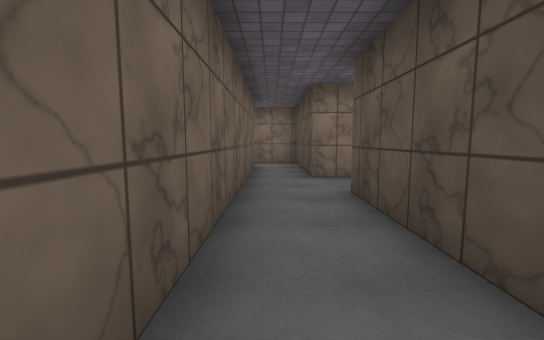
[1] (above)

16 first-person views from a walk through a Unity game level. The camera is 1.4 m above the floor, tilts 6° down and sees 90° across. The floor is counted in squares, 2 m on a side. Each view is taken from the middle of a square. On the plan, view 1 faces up. The plan holds only what a view shows up to about 9 squares ahead; the rest is blank. The place goes on beyond the plan. The player character is not drawn. Surface patterns are stand-ins for the level's own textures.

[2]
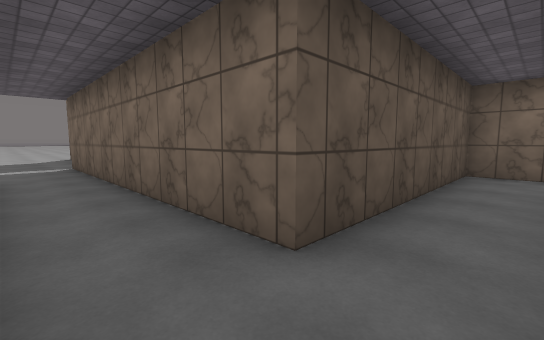

[3]
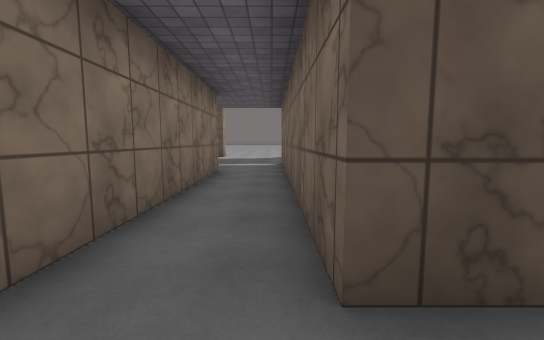

[4]
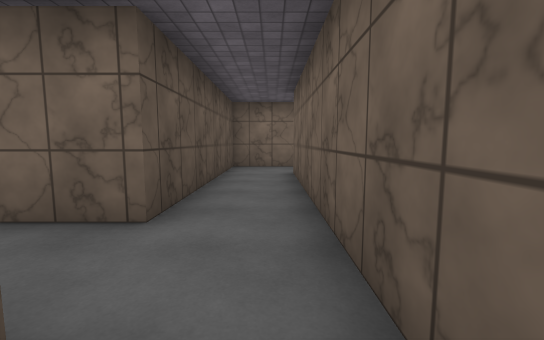

[5]
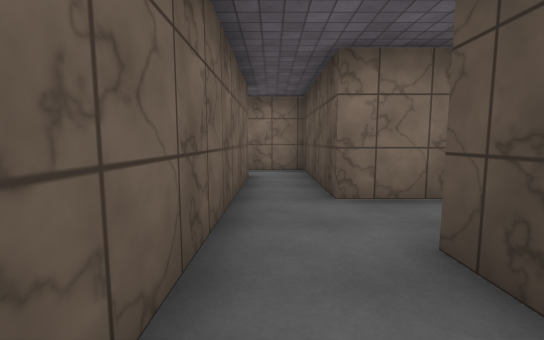

[6]
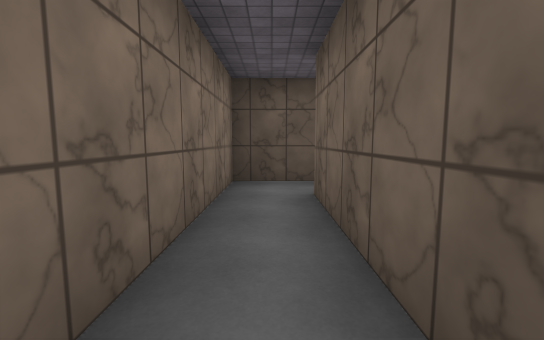

[7]
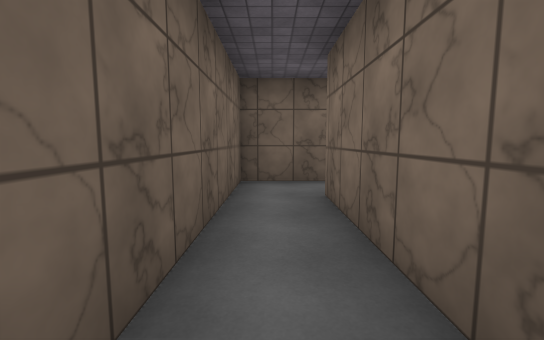

[8]
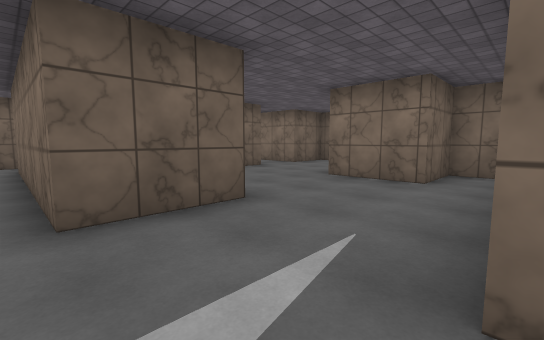

[9]
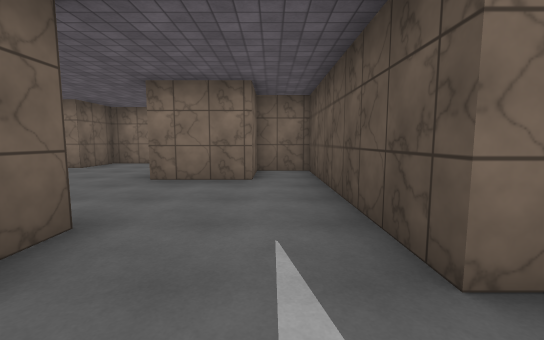

[10]
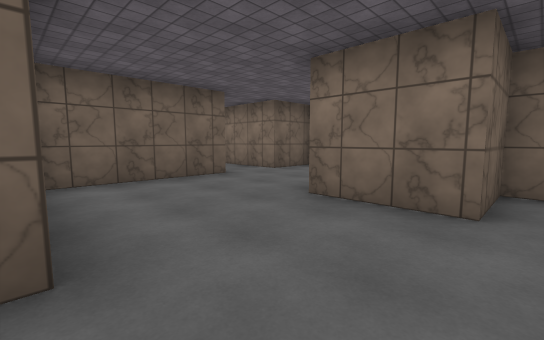

[11]
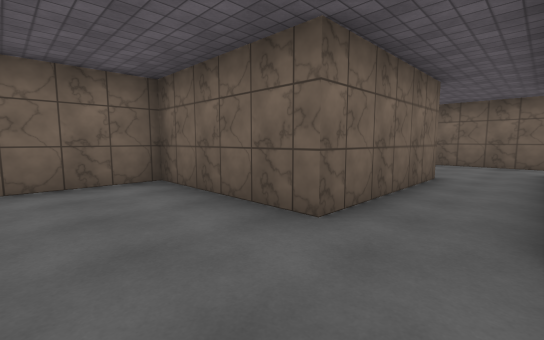

[12]
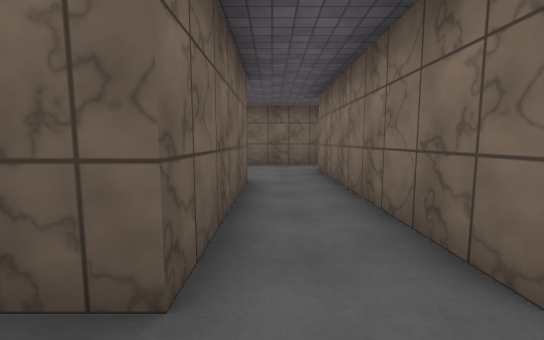

[13]
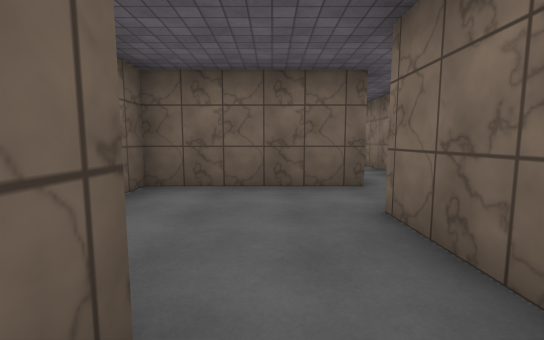

[14]
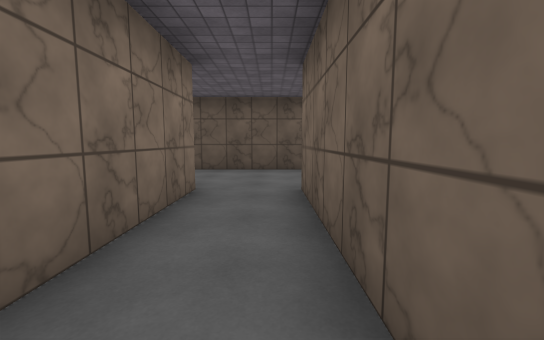

[15]
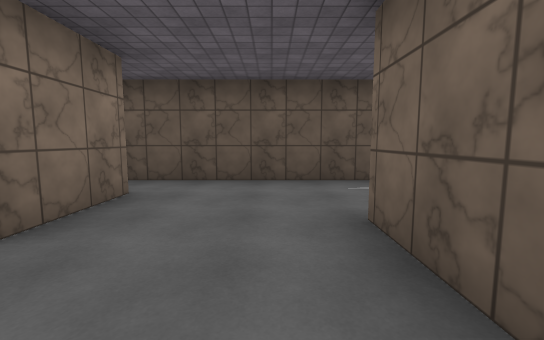

[16]
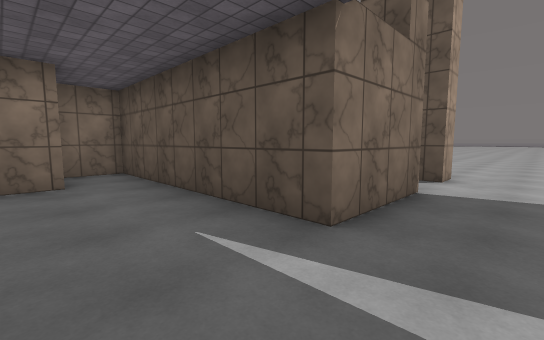

### Floor plan
Ten units are one square. View 1 is at (0, 0); x grows to the right and y downward. Boxes are objects, and circles mark ways between rooms. Rooms are numbered by the first view taken in them; rooms with no view inside come last. Other rooms are left out.
<svg viewBox="-63 -130 198 205">
<path fill="none" stroke="#000" d="M-5 -55 -5 -1M64 -53 8 -53M-6 16 11 16 11 -37 66 -37M8 -53 8 -87 -46 -87M-58 -90 -58 -74 -5 -74 -5 -55M66 -37 86 -37M64 -71 64 -53M111 -62 89 -62M130 -62 123 -62 123 -66M54 -71 64 -71M89 -62 89 -115 76 -115 76 -99 58 -99M30 -106 30 -96M58 -102 58 -125M-9 -106 30 -106M-42 -125 -42 -90M30 -121 -28 -121M30 -96 30 -71 54 -71"/>
<circle cx="0" cy="-65" r="3" fill="#2a7"/>
<circle cx="60" cy="-50" r="3" fill="#2a7"/>
<circle cx="75" cy="-70" r="3" fill="#2a7"/>
<circle cx="60" cy="-85" r="3" fill="#2a7"/>
<circle cx="30" cy="-110" r="3" fill="#2a7"/>
<circle cx="45" cy="-100" r="3" fill="#2a7"/>
<text x="20" y="-50">1</text>
<text x="-20" y="-80">2</text>
<text x="-50" y="70">3</text>
<text x="70" y="-90">4</text>
<text x="40" y="-110">5</text>
<text x="-10" y="-110">6</text>
<text x="40" y="-90">7</text>
</svg>
Room 1 opens to room 2. Room 1 opens to room 3. Room 3 opens to room 4. Room 4 opens to room 7. Room 5 opens to room 6. Room 5 opens to room 7.

Where each view was taken, in squares from view 1:
view 1: 0 up, 0 right, facing up
view 2: 5 up, 0 right, facing down-right
view 3: 4 up, 0 right, facing right
view 4: 6 up, 0 right, facing down
view 5: 2 up, 0 right, facing up
view 6: 8 up, 4 left, facing right
view 7: 8 up, 1 left, facing left
view 8: 5 up, 9 right, facing up-left
view 9: 5 up, 8 right, facing up
view 10: 7 up, 8 right, facing up-left
view 11: 12 up, 5 right, facing down-left
view 12: 11 up, 4 right, facing left
view 13: 11 up, 0 right, facing left
view 14: 11 up, 1 left, facing right
view 15: 8 up, 4 right, facing right
view 16: 5 up, 7 right, facing up-right
